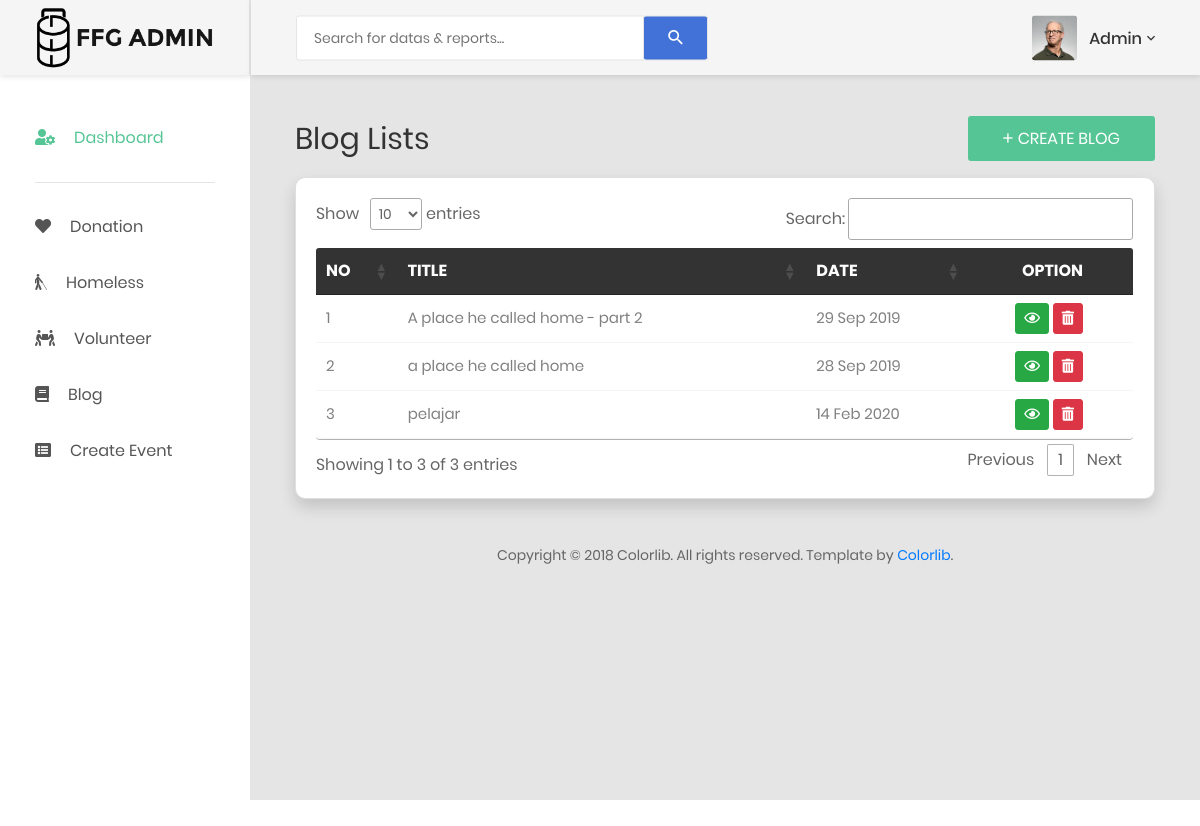
/FFG_ADMIN/PostList.php, run on the app's committed database.
### tables this page shows
CREATE TABLE `blog` (
  `id_blog` int(15) NOT NULL,
  `title` varchar(120) NOT NULL,
  `description` text NOT NULL,
  `date_blog` date NOT NULL,
  `image` varchar(500) NOT NULL
);

### FFG_ADMIN/PostList.php (the view, shortened to what this page needs)
<!DOCTYPE html>
<html lang="en">
<body>
    <div class="page-wrapper">
        <?php include_once'header.php';?>
        <div class="page-container">
            <?php include_once'headerD.php'; ?>
            <div class="main-content">
                <div class="section__content section__content--p30">
                    <div class="container-fluid">
                        <div class="row mb-3">
                            <div class="col-md-12">
                                <div class="overview-wrap">
                                    <h2 class="title-1">Blog Lists</h2>
                                    <button class="au-btn au-btn-icon au-btn--green" data-toggle="modal" name="add"
                                        id="add" data-target="#Createpost">
                                        <i class="zmdi zmdi-plus "></i>Create Blog</button>
                                </div>
                            </div>
                        </div>
                        <div class="card shadow mb-4" style="border-radius:10px">
                            <div class="card-body">
                                <div class="table-responsive" id="homeless_table">
                                    <table class="table table-borderless table-data3" id="DataTable" width="100%"
                                        cellspacing="0">
                                        <thead>
                                            <tr>
                                                <th width="10%">NO</th>
                                                <th width="50%">TITLE</th>
                                                <th width="20%">DATE</th>
                                                <th width="20%" class="no-sort">OPTION</th>
                                            </tr>
                                        </thead>
                                        <tbody>
                                            <?php $i=1;
                                            $don = $connection->query("SELECT * FROM blog ORDER BY id_blog DESC");
                                            while($row = $don->fetch_array()){
                                            ?>
                                            <tr>
                                                <td></td>
                                                <td> <?php echo $row['title'];?> </td>
                                                <td> <?php  echo date('d M Y', strtotime($row['date_blog'])); ?></td>
                                                <td>
                                                <div class="table-data-feature">
                                                    <a href="#" data-toggle="modal"
                                                        data-target="#ModalUpdate_Post<?php echo $row['id_blog'];?>">
                                                        <button type='button' class='btn btn-success btn-sm'
                                                            title="View" name="View" id="View" value="View"
                                                            data-placement="top" data-toggle="tooltip"><span
                                                                class='far fa-eye' aria-hidden='true'></span></button>
                                                    </a>
                                                    <a href="#" data-toggle="modal"
                                                        data-target="#ModalDelete_Post<?php echo $row['id_blog'];?>">
                                                        <button type='button' class='btn btn-danger btn-sm'
                                                            title="Delete" name="Delete" id="Delete" value="Delete"
                                                            data-placement="top" data-toggle="tooltip"><span
                                                                class='fas fa-trash-alt'
                                                                aria-hidden='true'></span></button>
                                                    </a></td>
                                                </div>
                                            <?php } ?>
                                </div>
                            </div>
                        </div>
                    </div>
                    <?php include_once'footer.php';?>
                </div>
    <link rel="stylesheet" type="text/css" href="https://cdn.datatables.net/1.10.20/css/jquery.dataTables.css">
</body>
</html>

### FFG_ADMIN/PostList.php (style rules this page uses)
table { counter-reset: rowNumber; }
table tr > td:first-child { counter-increment: rowNumber; }
table tr td:first-child::before { content: counter(rowNumber); min-width: 1em; margin-right: 0.5em; }

### data on the page
blog: title "A place he called home - part 2", date_blog "29 Sep 2019"
blog: title "a place he called home", date_blog "28 Sep 2019"
blog: title "pelajar", date_blog "14 Feb 2020"
